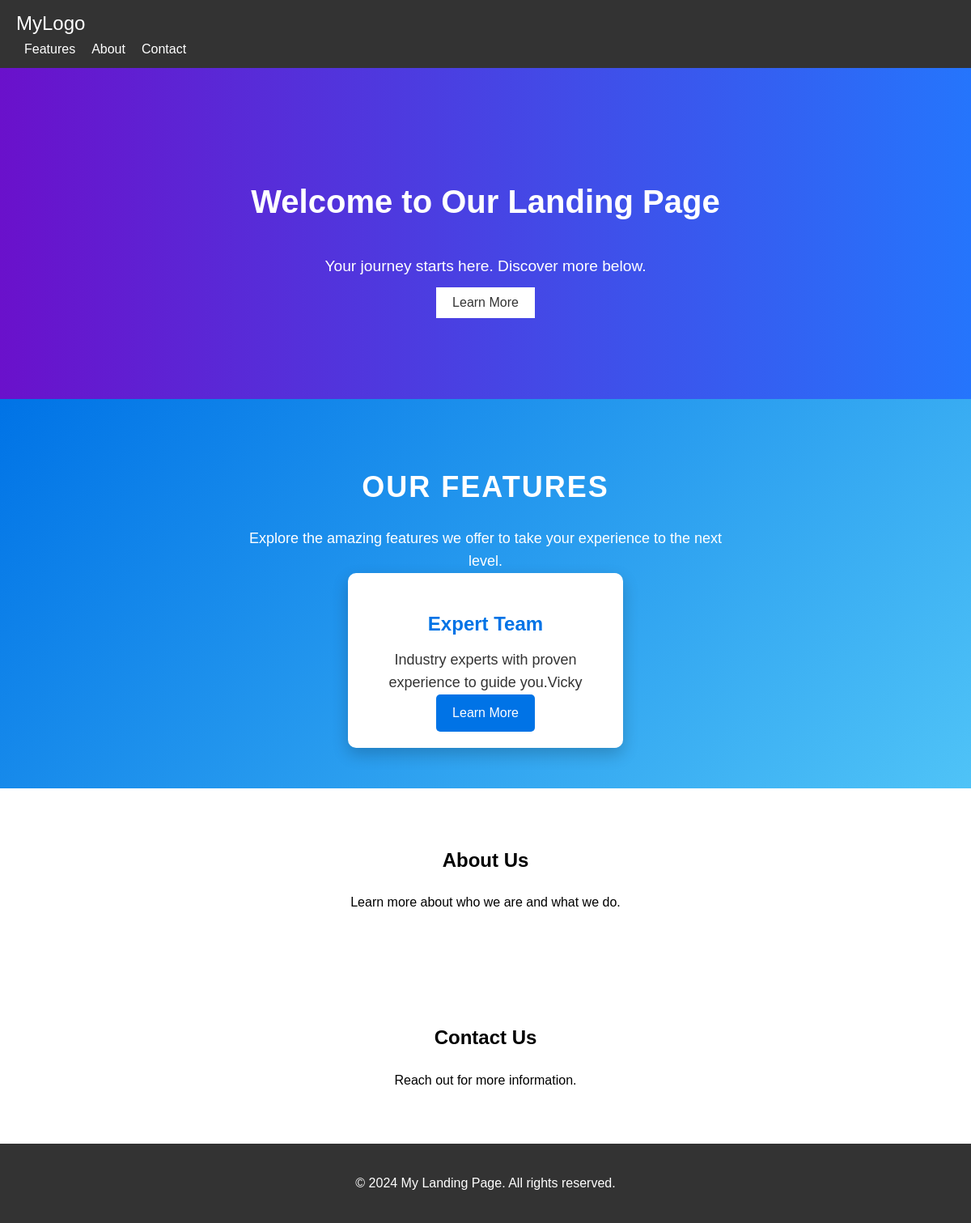
/, run on an earlier commit of the app's database.
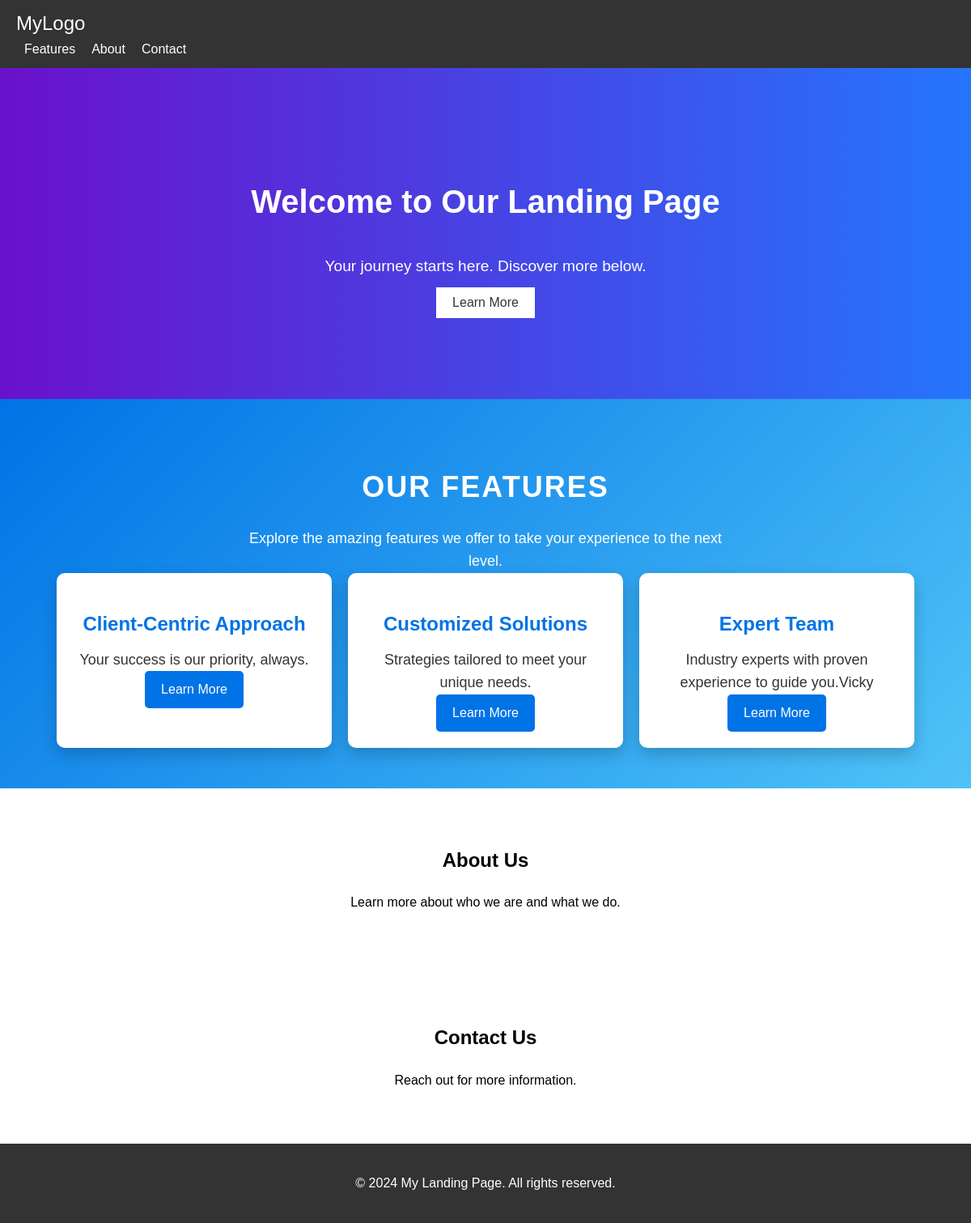
And on a later commit of the database.
### service/models.py (models this page shows)
class Features(models.Model):
    Features_Icon=models.CharField(max_length=50)
    Features_Title=models.CharField(max_length=50)
    Features_Description=models.TextField()

### mysite/views.py (the view)
# urls.py: path('',views.HomePage),
def HomePage(request):
    newsData=News.objects.all();
    FeaturesData=Features.objects.all().order_by('-id')[:4]
    data={
            'FeaturesData':FeaturesData,
            'newsData':newsData
    }
    return render(request,'index.html',data)

### templates/index.html (shortened to what this page needs)
{% extends "base.html" %}
{% block content %}
<marquee>
<section class="hero">
    <h1>Welcome to Our Landing Page</h1>
    <p>Your journey starts here. Discover more below.</p>
    <button onclick="learnMore()">Learn More</button>
</section>
<section id="features">
    <h2>Our Features</h2>
    <p>Explore the amazing features we offer to take your experience to the next level.</p>
    <div class="feature-list">
    {% for n in FeaturesData %}
        <div class="{{n.Features_Icon}}">
            <h3>{{n.Features_Title}}</h3>
            <p>{{n.Features_Description | safe}}</p>
            <a href="/featurepage1">Learn More</a>
        </div>
    {% endfor %}
    </div>
</section>
<section id="about">
    <h2>About Us</h2>
    <p>Learn more about who we are and what we do.</p>
</section>
<section id="contact">
    <h2>Contact Us</h2>
    <p>Reach out for more information.</p>
</section>
{% endblock %}

### templates/base.html
{% include "header.html" %}
{% block content %}
{% endblock content %}
{% include "footer.html" %}
{% load static %}
<link rel="stylesheet" href="{% static 'styles.css' %}">

### templates/header.html
{% load static %}
<header>
    <nav>
        <div class="logo">MyLogo</div>
        <ul class="nav-links">
            <li><a href="#features">Features</a></li>
            <li><a href="#about">About</a></li>
            <li><a href="#contact">Contact</a></li>
        </ul>
    </nav>
</header>

### templates/footer.html
{% load static %}
<footer>
    <p>&copy; 2024 My Landing Page. All rights reserved.</p>
</footer>

### static/styles.css (style rules this page uses)
header { background: #333; color: #fff; padding: 10px 20px; display: flex; justify-content: space-between; align-items: center; }
header .logo { font-size: 1.5em; }
header .nav-links { list-style: none; margin: 0; padding: 0; display: flex; }
header .nav-links li { margin: 0 10px; }
header .nav-links a { color: #fff; text-decoration: none; }
.hero { text-align: center; padding: 100px 20px; background: linear-gradient(to right, #6a11cb, #2575fc); color: #fff; }
.hero h1 { font-size: 2.5em; }
.hero p { margin: 10px 0; font-size: 1.2em; }
.hero button { background: #fff; color: #333; border: none; padding: 10px 20px; cursor: pointer; font-size: 1em; }
section { padding: 50px 20px; text-align: center; }
footer { text-align: center; padding: 20px; background: #333; color: #fff; }
#features { padding: 50px; background: linear-gradient(135deg, #0073e6, #4fc3f7); color: white; text-align: center; }
#features h2 { font-size: 36px; margin-bottom: 20px; font-weight: bold; text-transform: uppercase; letter-spacing: 2px; }
#features p { font-size: 18px; margin-bottom: 30px; max-width: 600px; margin: 0 auto; line-height: 1.6; }
.feature-list { display: flex; flex-wrap: wrap; justify-content: center; gap: 20px; }
.feature-card { background-color: white; color: #333; border-radius: 10px; box-shadow: 0 8px 20px rgba(0, 0, 0, 0.2); padding: 20px; text-align: center; width: 300px; transition: transform 0.3s ease, box-shadow 0.3s ease; }
.feature-card h3 { font-size: 24px; margin-bottom: 10px; color: #0073e6; }
.feature-card p { font-size: 16px; line-height: 1.5; margin-bottom: 20px; }
.feature-card a { display: inline-block; padding: 10px 20px; background-color: #0073e6; color: white; text-decoration: none; border-radius: 5px; font-size: 16px; transition: background-color 0.3s ease; }

What changed in the data, as far as the page shows it:
added Features: Features_Title "Client-Centric Approach", Features_Description "Your success is our priority, always."
added Features: Features_Title "Customized Solutions", Features_Description "Strategies tailored to meet your unique needs."
